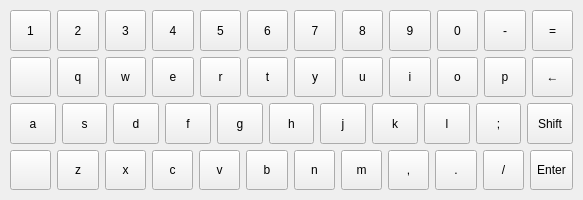
<?xml version="1.0" encoding="UTF-8"?>
<ui version="4.0">
 <class>keyPud</class>
 <widget class="QWidget" name="keyPud">
  <property name="geometry">
   <rect>
    <x>0</x>
    <y>0</y>
    <width>583</width>
    <height>200</height>
   </rect>
  </property>
  <property name="windowTitle">
   <string>Form</string>
  </property>
  <layout class="QVBoxLayout" name="verticalLayout">
   <property name="spacing">
    <number>6</number>
   </property>
   <property name="margin" stdset="0">
    <number>10</number>
   </property>
   <item>
    <layout class="QHBoxLayout" name="horizontalLayout_6">
     <property name="topMargin">
      <number>0</number>
     </property>
     <item>
      <widget class="QToolButton" name="KEY_1">
       <property name="sizePolicy">
        <sizepolicy hsizetype="Expanding" vsizetype="Expanding">
         <horstretch>0</horstretch>
         <verstretch>0</verstretch>
        </sizepolicy>
       </property>
       <property name="focusPolicy">
        <enum>Qt::NoFocus</enum>
       </property>
       <property name="styleSheet">
        <string notr="true"/>
       </property>
       <property name="text">
        <string>1</string>
       </property>
       <property name="buttonValue" stdset="0">
        <char>
         <unicode>49</unicode>
        </char>
       </property>
      </widget>
     </item>
     <item>
      <widget class="QToolButton" name="KEY_2">
       <property name="sizePolicy">
        <sizepolicy hsizetype="Expanding" vsizetype="Expanding">
         <horstretch>0</horstretch>
         <verstretch>0</verstretch>
        </sizepolicy>
       </property>
       <property name="focusPolicy">
        <enum>Qt::NoFocus</enum>
       </property>
       <property name="styleSheet">
        <string notr="true"/>
       </property>
       <property name="text">
        <string>2</string>
       </property>
       <property name="buttonValue" stdset="0">
        <char>
         <unicode>50</unicode>
        </char>
       </property>
      </widget>
     </item>
     <item>
      <widget class="QToolButton" name="KEY_3">
       <property name="sizePolicy">
        <sizepolicy hsizetype="Expanding" vsizetype="Expanding">
         <horstretch>0</horstretch>
         <verstretch>0</verstretch>
        </sizepolicy>
       </property>
       <property name="focusPolicy">
        <enum>Qt::NoFocus</enum>
       </property>
       <property name="styleSheet">
        <string notr="true"/>
       </property>
       <property name="text">
        <string>3</string>
       </property>
       <property name="buttonValue" stdset="0">
        <char>
         <unicode>51</unicode>
        </char>
       </property>
      </widget>
     </item>
     <item>
      <widget class="QToolButton" name="KEY_4">
       <property name="sizePolicy">
        <sizepolicy hsizetype="Expanding" vsizetype="Expanding">
         <horstretch>0</horstretch>
         <verstretch>0</verstretch>
        </sizepolicy>
       </property>
       <property name="focusPolicy">
        <enum>Qt::NoFocus</enum>
       </property>
       <property name="styleSheet">
        <string notr="true"/>
       </property>
       <property name="text">
        <string>4</string>
       </property>
      </widget>
     </item>
     <item>
      <widget class="QToolButton" name="KEY_5">
       <property name="sizePolicy">
        <sizepolicy hsizetype="Expanding" vsizetype="Expanding">
         <horstretch>0</horstretch>
         <verstretch>0</verstretch>
        </sizepolicy>
       </property>
       <property name="focusPolicy">
        <enum>Qt::NoFocus</enum>
       </property>
       <property name="styleSheet">
        <string notr="true"/>
       </property>
       <property name="text">
        <string>5</string>
       </property>
      </widget>
     </item>
     <item>
      <widget class="QToolButton" name="KEY_6">
       <property name="sizePolicy">
        <sizepolicy hsizetype="Expanding" vsizetype="Expanding">
         <horstretch>0</horstretch>
         <verstretch>0</verstretch>
        </sizepolicy>
       </property>
       <property name="focusPolicy">
        <enum>Qt::NoFocus</enum>
       </property>
       <property name="styleSheet">
        <string notr="true"/>
       </property>
       <property name="text">
        <string>6</string>
       </property>
      </widget>
     </item>
     <item>
      <widget class="QToolButton" name="KEY_7">
       <property name="sizePolicy">
        <sizepolicy hsizetype="Expanding" vsizetype="Expanding">
         <horstretch>0</horstretch>
         <verstretch>0</verstretch>
        </sizepolicy>
       </property>
       <property name="focusPolicy">
        <enum>Qt::NoFocus</enum>
       </property>
       <property name="styleSheet">
        <string notr="true"/>
       </property>
       <property name="text">
        <string>7</string>
       </property>
      </widget>
     </item>
     <item>
      <widget class="QToolButton" name="KEY_8">
       <property name="sizePolicy">
        <sizepolicy hsizetype="Expanding" vsizetype="Expanding">
         <horstretch>0</horstretch>
         <verstretch>0</verstretch>
        </sizepolicy>
       </property>
       <property name="focusPolicy">
        <enum>Qt::NoFocus</enum>
       </property>
       <property name="styleSheet">
        <string notr="true"/>
       </property>
       <property name="text">
        <string>8</string>
       </property>
      </widget>
     </item>
     <item>
      <widget class="QToolButton" name="KEY_9">
       <property name="sizePolicy">
        <sizepolicy hsizetype="Expanding" vsizetype="Expanding">
         <horstretch>0</horstretch>
         <verstretch>0</verstretch>
        </sizepolicy>
       </property>
       <property name="focusPolicy">
        <enum>Qt::NoFocus</enum>
       </property>
       <property name="styleSheet">
        <string notr="true"/>
       </property>
       <property name="text">
        <string>9</string>
       </property>
      </widget>
     </item>
     <item>
      <widget class="QToolButton" name="KEY_0">
       <property name="sizePolicy">
        <sizepolicy hsizetype="Expanding" vsizetype="Expanding">
         <horstretch>0</horstretch>
         <verstretch>0</verstretch>
        </sizepolicy>
       </property>
       <property name="focusPolicy">
        <enum>Qt::NoFocus</enum>
       </property>
       <property name="styleSheet">
        <string notr="true"/>
       </property>
       <property name="text">
        <string>0</string>
       </property>
      </widget>
     </item>
     <item>
      <widget class="QToolButton" name="KEY_MINUS">
       <property name="sizePolicy">
        <sizepolicy hsizetype="Expanding" vsizetype="Expanding">
         <horstretch>0</horstretch>
         <verstretch>0</verstretch>
        </sizepolicy>
       </property>
       <property name="focusPolicy">
        <enum>Qt::NoFocus</enum>
       </property>
       <property name="styleSheet">
        <string notr="true"/>
       </property>
       <property name="text">
        <string>-</string>
       </property>
      </widget>
     </item>
     <item>
      <widget class="QToolButton" name="KEY_RAVNO">
       <property name="sizePolicy">
        <sizepolicy hsizetype="Expanding" vsizetype="Expanding">
         <horstretch>0</horstretch>
         <verstretch>0</verstretch>
        </sizepolicy>
       </property>
       <property name="focusPolicy">
        <enum>Qt::NoFocus</enum>
       </property>
       <property name="styleSheet">
        <string notr="true"/>
       </property>
       <property name="text">
        <string>=</string>
       </property>
      </widget>
     </item>
    </layout>
   </item>
   <item>
    <layout class="QHBoxLayout" name="horizontalLayout_5">
     <property name="topMargin">
      <number>0</number>
     </property>
     <item>
      <widget class="QPushButton" name="KEY_SPACE">
       <property name="sizePolicy">
        <sizepolicy hsizetype="Expanding" vsizetype="Expanding">
         <horstretch>0</horstretch>
         <verstretch>0</verstretch>
        </sizepolicy>
       </property>
       <property name="text">
        <string/>
       </property>
      </widget>
     </item>
     <item>
      <widget class="QToolButton" name="KEY_Q">
       <property name="sizePolicy">
        <sizepolicy hsizetype="Expanding" vsizetype="Expanding">
         <horstretch>0</horstretch>
         <verstretch>0</verstretch>
        </sizepolicy>
       </property>
       <property name="focusPolicy">
        <enum>Qt::NoFocus</enum>
       </property>
       <property name="styleSheet">
        <string notr="true"/>
       </property>
       <property name="text">
        <string>q</string>
       </property>
      </widget>
     </item>
     <item>
      <widget class="QToolButton" name="KEY_W">
       <property name="sizePolicy">
        <sizepolicy hsizetype="Expanding" vsizetype="Expanding">
         <horstretch>0</horstretch>
         <verstretch>0</verstretch>
        </sizepolicy>
       </property>
       <property name="focusPolicy">
        <enum>Qt::NoFocus</enum>
       </property>
       <property name="styleSheet">
        <string notr="true"/>
       </property>
       <property name="text">
        <string>w</string>
       </property>
      </widget>
     </item>
     <item>
      <widget class="QToolButton" name="KEY_E">
       <property name="sizePolicy">
        <sizepolicy hsizetype="Expanding" vsizetype="Expanding">
         <horstretch>0</horstretch>
         <verstretch>0</verstretch>
        </sizepolicy>
       </property>
       <property name="focusPolicy">
        <enum>Qt::NoFocus</enum>
       </property>
       <property name="styleSheet">
        <string notr="true"/>
       </property>
       <property name="text">
        <string>e</string>
       </property>
      </widget>
     </item>
     <item>
      <widget class="QToolButton" name="KEY_R">
       <property name="sizePolicy">
        <sizepolicy hsizetype="Expanding" vsizetype="Expanding">
         <horstretch>0</horstretch>
         <verstretch>0</verstretch>
        </sizepolicy>
       </property>
       <property name="focusPolicy">
        <enum>Qt::NoFocus</enum>
       </property>
       <property name="styleSheet">
        <string notr="true"/>
       </property>
       <property name="text">
        <string>r</string>
       </property>
      </widget>
     </item>
     <item>
      <widget class="QToolButton" name="KEY_T">
       <property name="sizePolicy">
        <sizepolicy hsizetype="Expanding" vsizetype="Expanding">
         <horstretch>0</horstretch>
         <verstretch>0</verstretch>
        </sizepolicy>
       </property>
       <property name="focusPolicy">
        <enum>Qt::NoFocus</enum>
       </property>
       <property name="styleSheet">
        <string notr="true"/>
       </property>
       <property name="text">
        <string>t</string>
       </property>
      </widget>
     </item>
     <item>
      <widget class="QToolButton" name="KEY_Y">
       <property name="sizePolicy">
        <sizepolicy hsizetype="Expanding" vsizetype="Expanding">
         <horstretch>0</horstretch>
         <verstretch>0</verstretch>
        </sizepolicy>
       </property>
       <property name="focusPolicy">
        <enum>Qt::NoFocus</enum>
       </property>
       <property name="styleSheet">
        <string notr="true"/>
       </property>
       <property name="text">
        <string>y</string>
       </property>
      </widget>
     </item>
     <item>
      <widget class="QToolButton" name="KEY_U">
       <property name="sizePolicy">
        <sizepolicy hsizetype="Expanding" vsizetype="Expanding">
         <horstretch>0</horstretch>
         <verstretch>0</verstretch>
        </sizepolicy>
       </property>
       <property name="focusPolicy">
        <enum>Qt::NoFocus</enum>
       </property>
       <property name="styleSheet">
        <string notr="true"/>
       </property>
       <property name="text">
        <string>u</string>
       </property>
      </widget>
     </item>
     <item>
      <widget class="QToolButton" name="KEY_I">
       <property name="sizePolicy">
        <sizepolicy hsizetype="Expanding" vsizetype="Expanding">
         <horstretch>0</horstretch>
         <verstretch>0</verstretch>
        </sizepolicy>
       </property>
       <property name="focusPolicy">
        <enum>Qt::NoFocus</enum>
       </property>
       <property name="styleSheet">
        <string notr="true"/>
       </property>
       <property name="text">
        <string>i</string>
       </property>
      </widget>
     </item>
     <item>
      <widget class="QToolButton" name="KEY_O">
       <property name="sizePolicy">
        <sizepolicy hsizetype="Expanding" vsizetype="Expanding">
         <horstretch>0</horstretch>
         <verstretch>0</verstretch>
        </sizepolicy>
       </property>
       <property name="focusPolicy">
        <enum>Qt::NoFocus</enum>
       </property>
       <property name="styleSheet">
        <string notr="true"/>
       </property>
       <property name="text">
        <string>o</string>
       </property>
      </widget>
     </item>
     <item>
      <widget class="QToolButton" name="KEY_P">
       <property name="sizePolicy">
        <sizepolicy hsizetype="Expanding" vsizetype="Expanding">
         <horstretch>0</horstretch>
         <verstretch>0</verstretch>
        </sizepolicy>
       </property>
       <property name="focusPolicy">
        <enum>Qt::NoFocus</enum>
       </property>
       <property name="styleSheet">
        <string notr="true"/>
       </property>
       <property name="text">
        <string>p</string>
       </property>
      </widget>
     </item>
     <item>
      <widget class="QToolButton" name="KEY_BACKSPACE">
       <property name="sizePolicy">
        <sizepolicy hsizetype="Expanding" vsizetype="Expanding">
         <horstretch>0</horstretch>
         <verstretch>0</verstretch>
        </sizepolicy>
       </property>
       <property name="focusPolicy">
        <enum>Qt::NoFocus</enum>
       </property>
       <property name="styleSheet">
        <string notr="true"/>
       </property>
       <property name="text">
        <string>←</string>
       </property>
      </widget>
     </item>
    </layout>
   </item>
   <item>
    <layout class="QHBoxLayout" name="horizontalLayout_4">
     <property name="topMargin">
      <number>0</number>
     </property>
     <item>
      <widget class="QToolButton" name="KEY_A">
       <property name="sizePolicy">
        <sizepolicy hsizetype="Expanding" vsizetype="Expanding">
         <horstretch>0</horstretch>
         <verstretch>0</verstretch>
        </sizepolicy>
       </property>
       <property name="focusPolicy">
        <enum>Qt::NoFocus</enum>
       </property>
       <property name="styleSheet">
        <string notr="true"/>
       </property>
       <property name="text">
        <string>a</string>
       </property>
      </widget>
     </item>
     <item>
      <widget class="QToolButton" name="KEY_S">
       <property name="sizePolicy">
        <sizepolicy hsizetype="Expanding" vsizetype="Expanding">
         <horstretch>0</horstretch>
         <verstretch>0</verstretch>
        </sizepolicy>
       </property>
       <property name="focusPolicy">
        <enum>Qt::NoFocus</enum>
       </property>
       <property name="styleSheet">
        <string notr="true"/>
       </property>
       <property name="text">
        <string>s</string>
       </property>
      </widget>
     </item>
     <item>
      <widget class="QToolButton" name="KEY_D">
       <property name="sizePolicy">
        <sizepolicy hsizetype="Expanding" vsizetype="Expanding">
         <horstretch>0</horstretch>
         <verstretch>0</verstretch>
        </sizepolicy>
       </property>
       <property name="focusPolicy">
        <enum>Qt::NoFocus</enum>
       </property>
       <property name="styleSheet">
        <string notr="true"/>
       </property>
       <property name="text">
        <string>d</string>
       </property>
      </widget>
     </item>
     <item>
      <widget class="QToolButton" name="KEY_F">
       <property name="sizePolicy">
        <sizepolicy hsizetype="Expanding" vsizetype="Expanding">
         <horstretch>0</horstretch>
         <verstretch>0</verstretch>
        </sizepolicy>
       </property>
       <property name="focusPolicy">
        <enum>Qt::NoFocus</enum>
       </property>
       <property name="styleSheet">
        <string notr="true"/>
       </property>
       <property name="text">
        <string>f</string>
       </property>
      </widget>
     </item>
     <item>
      <widget class="QToolButton" name="KEY_G">
       <property name="sizePolicy">
        <sizepolicy hsizetype="Expanding" vsizetype="Expanding">
         <horstretch>0</horstretch>
         <verstretch>0</verstretch>
        </sizepolicy>
       </property>
       <property name="focusPolicy">
        <enum>Qt::NoFocus</enum>
       </property>
       <property name="styleSheet">
        <string notr="true"/>
       </property>
       <property name="text">
        <string>g</string>
       </property>
      </widget>
     </item>
     <item>
      <widget class="QToolButton" name="KEY_H">
       <property name="sizePolicy">
        <sizepolicy hsizetype="Expanding" vsizetype="Expanding">
         <horstretch>0</horstretch>
         <verstretch>0</verstretch>
        </sizepolicy>
       </property>
       <property name="focusPolicy">
        <enum>Qt::NoFocus</enum>
       </property>
       <property name="styleSheet">
        <string notr="true"/>
       </property>
       <property name="text">
        <string>h</string>
       </property>
      </widget>
     </item>
     <item>
      <widget class="QToolButton" name="KEY_J">
       <property name="sizePolicy">
        <sizepolicy hsizetype="Expanding" vsizetype="Expanding">
         <horstretch>0</horstretch>
         <verstretch>0</verstretch>
        </sizepolicy>
       </property>
       <property name="focusPolicy">
        <enum>Qt::NoFocus</enum>
       </property>
       <property name="styleSheet">
        <string notr="true"/>
       </property>
       <property name="text">
        <string>j</string>
       </property>
      </widget>
     </item>
     <item>
      <widget class="QToolButton" name="KEY_K">
       <property name="sizePolicy">
        <sizepolicy hsizetype="Expanding" vsizetype="Expanding">
         <horstretch>0</horstretch>
         <verstretch>0</verstretch>
        </sizepolicy>
       </property>
       <property name="focusPolicy">
        <enum>Qt::NoFocus</enum>
       </property>
       <property name="styleSheet">
        <string notr="true"/>
       </property>
       <property name="text">
        <string>k</string>
       </property>
      </widget>
     </item>
     <item>
      <widget class="QToolButton" name="KEY_L">
       <property name="sizePolicy">
        <sizepolicy hsizetype="Expanding" vsizetype="Expanding">
         <horstretch>0</horstretch>
         <verstretch>0</verstretch>
        </sizepolicy>
       </property>
       <property name="focusPolicy">
        <enum>Qt::NoFocus</enum>
       </property>
       <property name="styleSheet">
        <string notr="true"/>
       </property>
       <property name="text">
        <string>l</string>
       </property>
      </widget>
     </item>
     <item>
      <widget class="QToolButton" name="KEY_SEMICOLON">
       <property name="sizePolicy">
        <sizepolicy hsizetype="Expanding" vsizetype="Expanding">
         <horstretch>0</horstretch>
         <verstretch>0</verstretch>
        </sizepolicy>
       </property>
       <property name="focusPolicy">
        <enum>Qt::NoFocus</enum>
       </property>
       <property name="styleSheet">
        <string notr="true"/>
       </property>
       <property name="text">
        <string>;</string>
       </property>
      </widget>
     </item>
     <item>
      <widget class="QToolButton" name="KEY_SHIFT">
       <property name="sizePolicy">
        <sizepolicy hsizetype="Expanding" vsizetype="Expanding">
         <horstretch>0</horstretch>
         <verstretch>0</verstretch>
        </sizepolicy>
       </property>
       <property name="focusPolicy">
        <enum>Qt::NoFocus</enum>
       </property>
       <property name="styleSheet">
        <string notr="true"/>
       </property>
       <property name="text">
        <string>Shift</string>
       </property>
      </widget>
     </item>
    </layout>
   </item>
   <item>
    <layout class="QHBoxLayout" name="horizontalLayout_2">
     <property name="topMargin">
      <number>0</number>
     </property>
     <item>
      <widget class="QPushButton" name="KEY_SPACE_2">
       <property name="sizePolicy">
        <sizepolicy hsizetype="Expanding" vsizetype="Expanding">
         <horstretch>0</horstretch>
         <verstretch>0</verstretch>
        </sizepolicy>
       </property>
       <property name="text">
        <string/>
       </property>
      </widget>
     </item>
     <item>
      <widget class="QToolButton" name="KEY_Z">
       <property name="sizePolicy">
        <sizepolicy hsizetype="Expanding" vsizetype="Expanding">
         <horstretch>0</horstretch>
         <verstretch>0</verstretch>
        </sizepolicy>
       </property>
       <property name="focusPolicy">
        <enum>Qt::NoFocus</enum>
       </property>
       <property name="styleSheet">
        <string notr="true"/>
       </property>
       <property name="text">
        <string>z</string>
       </property>
      </widget>
     </item>
     <item>
      <widget class="QToolButton" name="KEY_X">
       <property name="sizePolicy">
        <sizepolicy hsizetype="Expanding" vsizetype="Expanding">
         <horstretch>0</horstretch>
         <verstretch>0</verstretch>
        </sizepolicy>
       </property>
       <property name="focusPolicy">
        <enum>Qt::NoFocus</enum>
       </property>
       <property name="styleSheet">
        <string notr="true"/>
       </property>
       <property name="text">
        <string>x</string>
       </property>
      </widget>
     </item>
     <item>
      <widget class="QToolButton" name="KEY_C">
       <property name="sizePolicy">
        <sizepolicy hsizetype="Expanding" vsizetype="Expanding">
         <horstretch>0</horstretch>
         <verstretch>0</verstretch>
        </sizepolicy>
       </property>
       <property name="focusPolicy">
        <enum>Qt::NoFocus</enum>
       </property>
       <property name="styleSheet">
        <string notr="true"/>
       </property>
       <property name="text">
        <string>c</string>
       </property>
      </widget>
     </item>
     <item>
      <widget class="QToolButton" name="KEY_V">
       <property name="sizePolicy">
        <sizepolicy hsizetype="Expanding" vsizetype="Expanding">
         <horstretch>0</horstretch>
         <verstretch>0</verstretch>
        </sizepolicy>
       </property>
       <property name="focusPolicy">
        <enum>Qt::NoFocus</enum>
       </property>
       <property name="styleSheet">
        <string notr="true"/>
       </property>
       <property name="text">
        <string>v</string>
       </property>
      </widget>
     </item>
     <item>
      <widget class="QToolButton" name="KEY_B">
       <property name="sizePolicy">
        <sizepolicy hsizetype="Expanding" vsizetype="Expanding">
         <horstretch>0</horstretch>
         <verstretch>0</verstretch>
        </sizepolicy>
       </property>
       <property name="focusPolicy">
        <enum>Qt::NoFocus</enum>
       </property>
       <property name="styleSheet">
        <string notr="true"/>
       </property>
       <property name="text">
        <string>b</string>
       </property>
      </widget>
     </item>
     <item>
      <widget class="QToolButton" name="KEY_N">
       <property name="sizePolicy">
        <sizepolicy hsizetype="Expanding" vsizetype="Expanding">
         <horstretch>0</horstretch>
         <verstretch>0</verstretch>
        </sizepolicy>
       </property>
       <property name="focusPolicy">
        <enum>Qt::NoFocus</enum>
       </property>
       <property name="styleSheet">
        <string notr="true"/>
       </property>
       <property name="text">
        <string>n</string>
       </property>
      </widget>
     </item>
     <item>
      <widget class="QToolButton" name="KEY_M">
       <property name="sizePolicy">
        <sizepolicy hsizetype="Expanding" vsizetype="Expanding">
         <horstretch>0</horstretch>
         <verstretch>0</verstretch>
        </sizepolicy>
       </property>
       <property name="focusPolicy">
        <enum>Qt::NoFocus</enum>
       </property>
       <property name="styleSheet">
        <string notr="true"/>
       </property>
       <property name="text">
        <string>m</string>
       </property>
      </widget>
     </item>
     <item>
      <widget class="QToolButton" name="KEY_COMMA">
       <property name="sizePolicy">
        <sizepolicy hsizetype="Expanding" vsizetype="Expanding">
         <horstretch>0</horstretch>
         <verstretch>0</verstretch>
        </sizepolicy>
       </property>
       <property name="focusPolicy">
        <enum>Qt::NoFocus</enum>
       </property>
       <property name="styleSheet">
        <string notr="true"/>
       </property>
       <property name="text">
        <string>,</string>
       </property>
      </widget>
     </item>
     <item>
      <widget class="QToolButton" name="KEY_PERIOD">
       <property name="sizePolicy">
        <sizepolicy hsizetype="Expanding" vsizetype="Expanding">
         <horstretch>0</horstretch>
         <verstretch>0</verstretch>
        </sizepolicy>
       </property>
       <property name="focusPolicy">
        <enum>Qt::NoFocus</enum>
       </property>
       <property name="styleSheet">
        <string notr="true"/>
       </property>
       <property name="text">
        <string>.</string>
       </property>
      </widget>
     </item>
     <item>
      <widget class="QToolButton" name="KEY_SLASH">
       <property name="sizePolicy">
        <sizepolicy hsizetype="Expanding" vsizetype="Expanding">
         <horstretch>0</horstretch>
         <verstretch>0</verstretch>
        </sizepolicy>
       </property>
       <property name="focusPolicy">
        <enum>Qt::NoFocus</enum>
       </property>
       <property name="styleSheet">
        <string notr="true"/>
       </property>
       <property name="text">
        <string>/</string>
       </property>
      </widget>
     </item>
     <item>
      <widget class="QToolButton" name="KEY_ENTER">
       <property name="sizePolicy">
        <sizepolicy hsizetype="Expanding" vsizetype="Expanding">
         <horstretch>0</horstretch>
         <verstretch>0</verstretch>
        </sizepolicy>
       </property>
       <property name="focusPolicy">
        <enum>Qt::NoFocus</enum>
       </property>
       <property name="styleSheet">
        <string notr="true"/>
       </property>
       <property name="text">
        <string>Enter</string>
       </property>
      </widget>
     </item>
    </layout>
   </item>
  </layout>
 </widget>
 <resources/>
 <connections/>
</ui>
